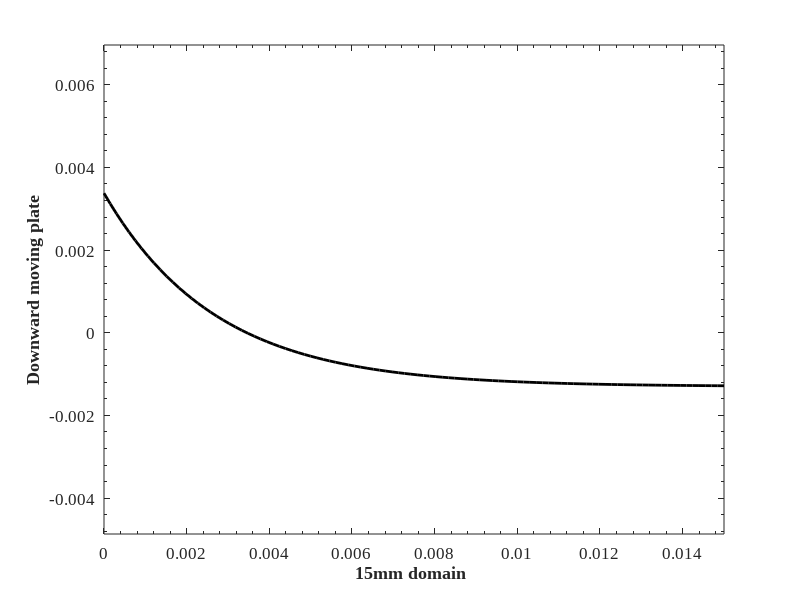

Reproduce this figure in MATLAB. (Note: this script raises an error after producing the figure.)
% This is a matlab code to plot INterface shapes extracted Basilisk
% simulation. 
% Author- Anvesh 
% Date- 2nd jan 2022
% The setWH function is used to generate high quality plots
%%
clear all
clc

Domain = 0.015;  % The domain size is taken from the Basilisk code i.e. 15mm 
theta0 = 30*pi/180;



% The shape of the static initial meniscus is plotted for reference . 

x = linspace(-Domain/2,Domain/2,100);
yinit = -0.0013 + 0.0027./(tan(theta0).*exp((x+ 0.0075)/0.0027));

figure(1)
plot(x +Domain/2,yinit,'k','LineWidth',2, 'MarkerSize',10 )
ylabel('Downward moving plate','FontWeight','Bold','FontSize',20);
xlabel('15mm domain ','FontWeight','Bold','FontSize',20);
set(gca,'Fontsize',12,'Fontname','Times New Roman')
set(gca,'XMinorTick','on','YMinorTick','on','TickDir','in')
axis equal 
hold on 
setWH(gcf,9,6)
%% Time step - 4.6
% The file ' interface_profile_t4.600000.dat ' is loaded in as an array and is
% used to plot the interafce shape at the corresponding timestep. 

A= importdata('interface_profile_t0.100000.dat');
% A= sortrows(A);

plot(A(:,1) ,A(:,2), 'b','LineWidth',2, 'MarkerSize',10 )

ylabel('Downward moving plate','FontWeight','Bold','FontSize',20);
xlabel('Domain size','FontWeight','Bold','FontSize',20);
set(gca,'Fontsize',12,'Fontname','Times New Roman')
set(gca,'XMinorTick','on','YMinorTick','on','TickDir','in')
axis equal 
setWH(gcf,9,6)
hold on
%% Time step - 4.7
% The file ' interface_profile_t4.600000.dat ' is loaded in as an array and is
% used to plot the interafce shape at the corresponding timestep. 

B=load('interface_profile_t4.700000.dat');
B= sortrows(B);

plot(B(:,1) +Domain/2,B(:,2), 'm','LineWidth',2, 'MarkerSize',10 )

ylabel('Downward moving plate','FontWeight','Bold','FontSize',20);
xlabel('Particle diameter (\mum)','FontWeight','Bold','FontSize',20);
set(gca,'Fontsize',12,'Fontname','Times New Roman')
set(gca,'XMinorTick','on','YMinorTick','on','TickDir','in')
axis equal 
setWH(gcf,9,6)
hold on




